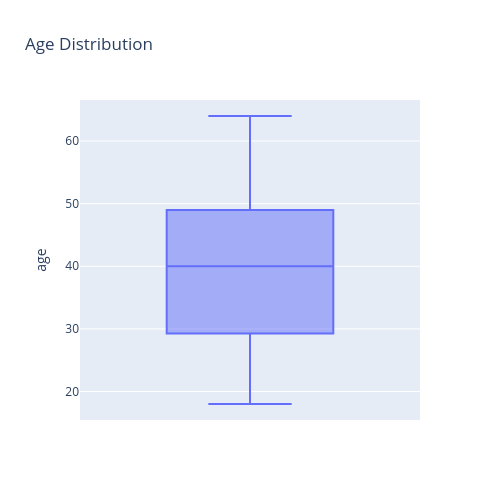

This figure's notebook cell:
### Code cell
# Univariate Analysis: Distribution of age
px.box(
    df,
    y="age",
    width=500,
    height=500,
    title="Age Distribution"
)

### Figure 1 — Plotly figure (JSON) as saved in the notebook; plotly's stock layout.template omitted (floating-point values rounded to 4 significant figures; data arrays with more than 128 entries replaced by an {"elided": "..."} marker saying what was removed)
{"data": [{"alignmentgroup": "True", "hovertemplate": "age=%{y}<extra></extra>", "legendgroup": "", "marker": {"color": "#636efa"}, "name": "", "notched": false, "offsetgroup": "", "orientation": "v", "showlegend": false, "type": "box", "x0": " ", "xaxis": "x", "y": {"elided": "927 int values"}, "y0": " ", "yaxis": "y"}], "layout": {"boxmode": "group", "height": 500, "legend": {"tracegroupgap": 0}, "title": {"text": "Age Distribution"}, "width": 500, "xaxis": {"anchor": "y", "domain": [0, 1]}, "yaxis": {"anchor": "x", "domain": [0, 1], "title": {"text": "age"}}}}
